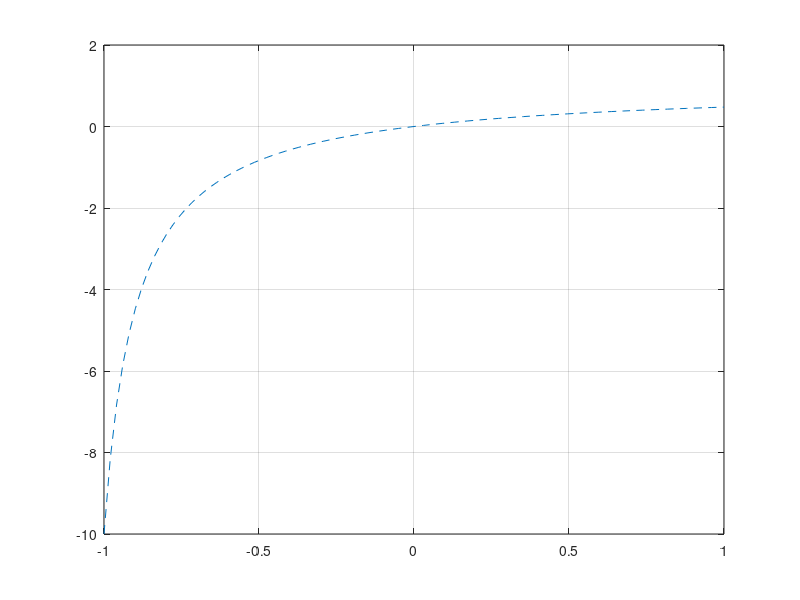

Recreate this plot in MATLAB. (Note: this script raises an error after producing the figure.)
clc;close all;clear

f = @(x) (10.*x)./(10.*x +11);
xx = linspace(-1,1);
N = 11;

p = @(x) polyval(coef1(N),x);

q = @(x) polyval(coef2(N),x);

plot(xx,f(xx),'--')
hold on;grid on
plot(xx,p(xx),'g')
hold on
plot(xx,q(xx),'r')

%%%%% calculando errores %%%%%%%%

a = abs(f(1) -p(1))

b = abs(f(1)-q(1))